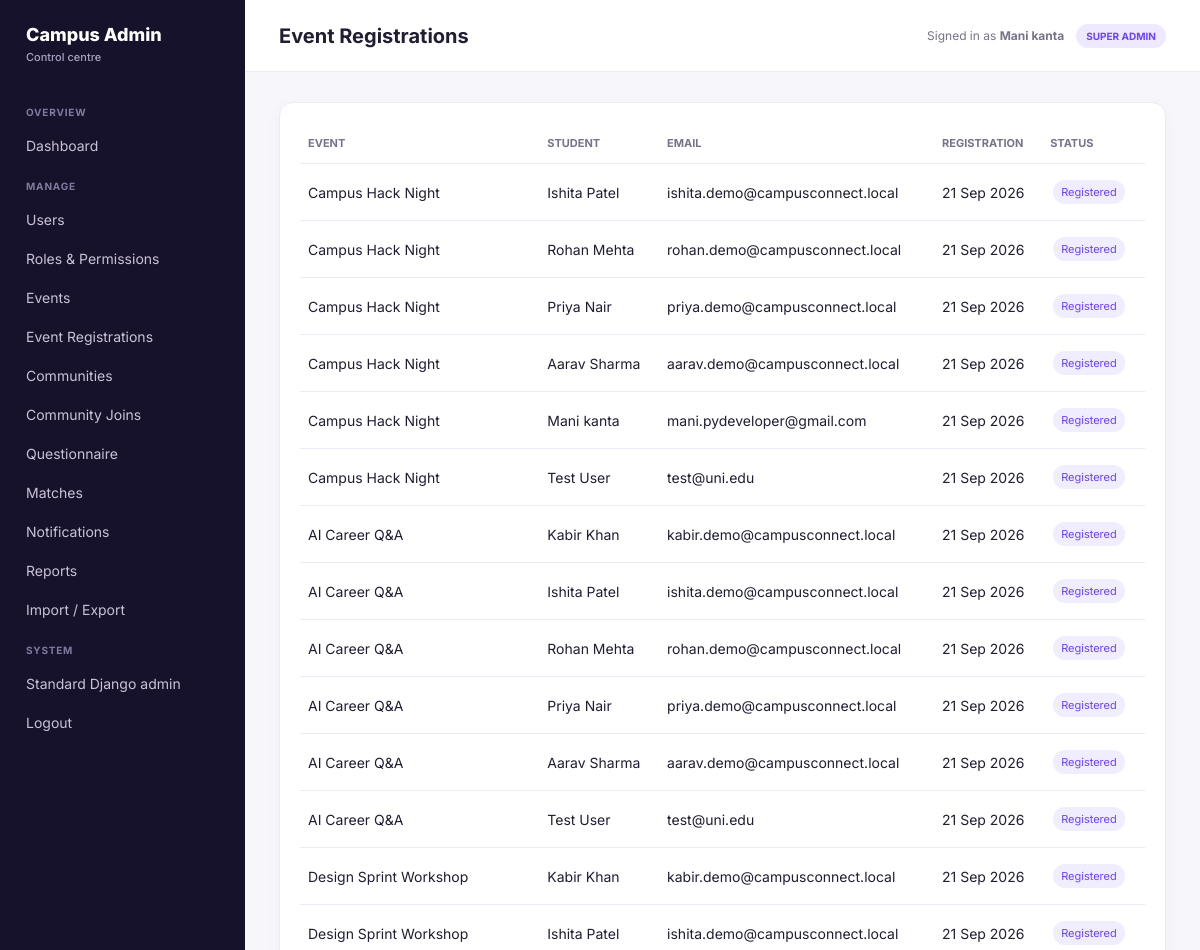
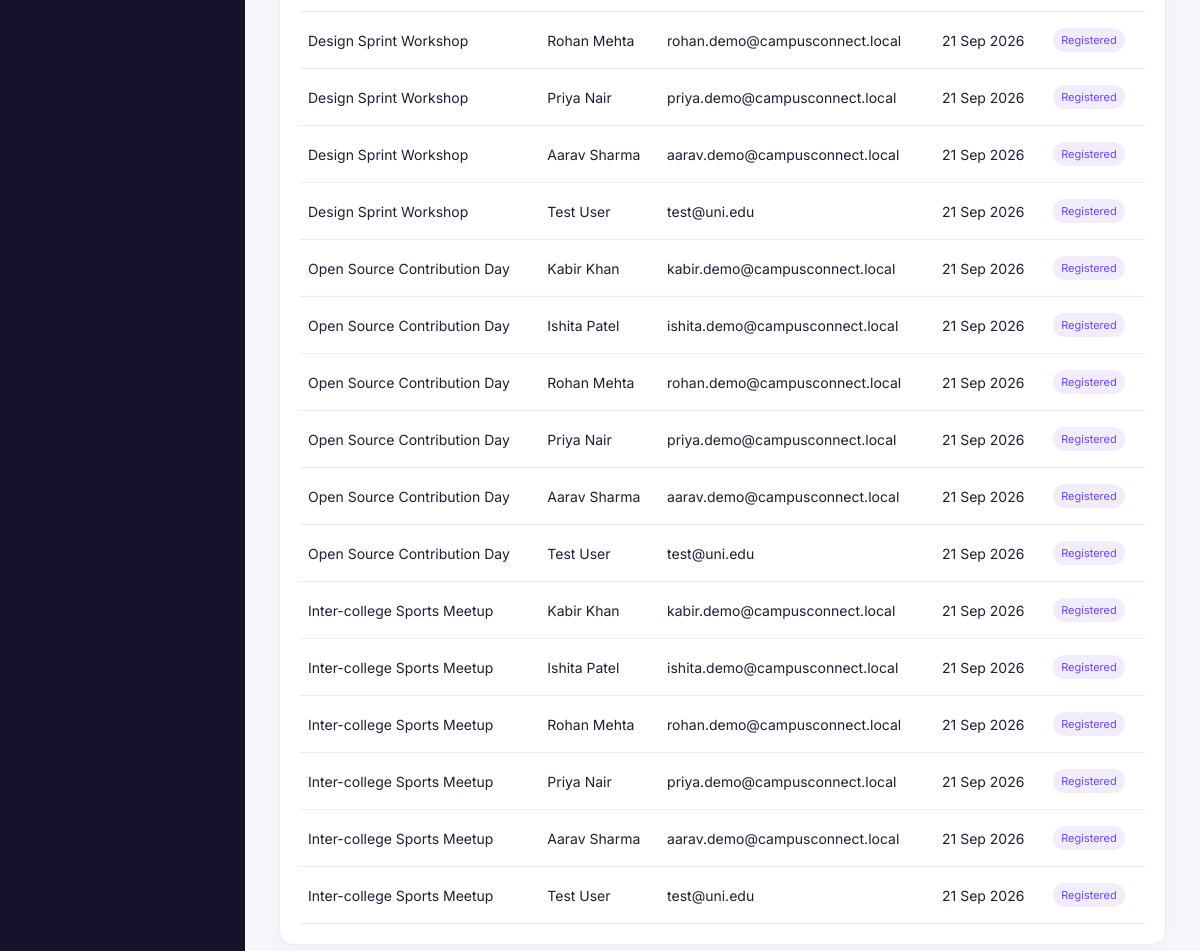
/admin-dashboard/event-registrations/ (signed in), run on the app's committed database (2 pictures, top to bottom).
### accounts/models.py (models this page shows, shortened)
class User(AbstractUser):
    id = models.UUIDField(primary_key=True, default=uuid.uuid4, editable=False)
    username = None  # Not used; authentication via email
    email = models.EmailField('Email Address', unique=True)
    first_name = models.CharField('First Name', max_length=150, blank=True)
    last_name = models.CharField('Last Name', max_length=150, blank=True)
    is_verified = models.BooleanField('Verified', default=False)
    created_at = models.DateTimeField(auto_now_add=True)
    updated_at = models.DateTimeField(auto_now=True)
    USERNAME_FIELD = 'email'
    REQUIRED_FIELDS = ['first_name', 'last_name']
    objects = UserManager()
    class Meta:
        db_table = 'accounts_user'
        ordering = ['-created_at']

### events/models.py (models this page shows, shortened)
class Event(models.Model):
    title = models.CharField(max_length=200)
    description = models.TextField(blank=True)
    start = models.DateTimeField()
    location = models.CharField(max_length=200, blank=True)
    color = models.CharField(max_length=7, default='#7C4DFF')
    attendees = models.ManyToManyField(
        settings.AUTH_USER_MODEL,
        blank=True,
        related_name='events',
    )
    created_at = models.DateTimeField(auto_now_add=True)
    class Meta:
        ordering = ('start',)

### admin_dashboard/views.py (the view)
# urls.py: path('event-registrations/', views.event_registrations, name='event_registrations'),
@dashboard_access
def event_registrations(request):
    registrations = [
        (event, attendee)
        for event in Event.objects.prefetch_related('attendees')
        for attendee in event.attendees.all()
    ]
    return render(request, 'admin_dashboard/event_registrations.html', _context(
        request, registrations=registrations,
    ))

### admin_dashboard/permissions.py (called while the page is built)
def dashboard_access(view):
    @wraps(view)
    def wrapped(request, *args, **kwargs):
        if not request.user.is_authenticated or not request.user.is_staff:
            raise PermissionDenied
        return view(request, *args, **kwargs)
    return wrapped

### admin_dashboard/views.py (called while the page is built)
def _role(user):
    if user.is_superuser:
        return 'SUPER ADMIN'
    return user.groups.values_list('name', flat=True).first() or ('ADMIN' if user.is_staff else 'STUDENT')

def _context(request, **extra):
    return {'admin_role': _role(request.user), **extra}

### templates/admin_dashboard/event_registrations.html
{% extends "admin_dashboard/base.html" %}{% block title %}Event registrations{% endblock %}{% block heading %}Event Registrations{% endblock %}{% block content %}<div class="panel"><div class="table-wrap"><table class="table"><tr><th>Event</th><th>Student</th><th>Email</th><th>Registration</th><th>Status</th></tr>{% for event, user in registrations %}<tr><td>{{ event.title }}</td><td>{{ user.get_full_name|default:user.email }}</td><td>{{ user.email }}</td><td>{{ event.created_at|date:"d M Y" }}</td><td><span class="role">Registered</span></td></tr>{% empty %}<tr><td colspan="5">No event registrations yet.</td></tr>{% endfor %}</table></div></div>{% endblock %}

### templates/admin_dashboard/base.html (shortened to what this page needs)
<!doctype html>
<html lang="en">
<head>
</head>
<body>
<div class="layout">
  <aside class="sidebar">
    <div class="brand">Campus Admin<small>Control centre</small></div>
    <nav class="nav">
      <div class="nav-title">Overview</div><a href="{% url 'admin_dashboard:dashboard' %}">Dashboard</a>
      <div class="nav-title">Manage</div><a href="{% url 'admin_dashboard:users' %}">Users</a><a href="{% url 'admin_dashboard:roles' %}">Roles & Permissions</a><a href="{% url 'admin_dashboard:events' %}">Events</a><a href="{% url 'admin_dashboard:event_registrations' %}">Event Registrations</a><a href="{% url 'admin_dashboard:communities' %}">Communities</a><a href="{% url 'admin_dashboard:community_joins' %}">Community Joins</a><a href="{% url 'admin_dashboard:questionnaire' %}">Questionnaire</a><a href="{% url 'admin_dashboard:matches' %}">Matches</a><a href="{% url 'admin_dashboard:notifications' %}">Notifications</a><a href="{% url 'admin_dashboard:reports' %}">Reports</a><a href="{% url 'admin_dashboard:questionnaire_import_export' %}">Import / Export</a>
      <div class="nav-title">System</div><a href="/admin/">Standard Django admin</a><form method="post" action="{% url 'logout' %}">{% csrf_token %}<button style="display:block;width:100%;text-align:left;background:none;border:0;color:#c8c3d8;padding:10px 12px;border-radius:9px;font:inherit;cursor:pointer">Logout</button></form>
    </nav>
  </aside>
  <main class="main">
    <header class="topbar"><h1>{% block heading %}Dashboard{% endblock %}</h1><div class="identity"><span>Signed in as <strong>{{ request.user.get_full_name|default:request.user.email }}</strong></span><b class="badge">{{ admin_role }}</b></div></header>
    <section class="content">
      {% block content %}{% endblock %}
    </section>
  </main>
</div>
</body>
</html>

### templates/admin_dashboard/base.html (style rules this page uses)
:root { --purple:#6d45f5;--dark:#17122b;--muted:#77738a;--line:#eceaf4;--bg:#f7f6fb }
* { box-sizing:border-box }
body { margin:0;background:var(--bg);color:#211d32;font:14px Inter,system-ui,sans-serif }
.layout { display:flex;min-height:100vh }
.sidebar { width:245px;background:var(--dark);color:#fff;padding:24px 14px;flex-shrink:0 }
.brand { font-size:18px;font-weight:800;padding:0 12px 28px }
.brand small { display:block;color:#aaa2c4;font-size:11px;font-weight:500;margin-top:5px }
.nav-title { color:#817a9e;text-transform:uppercase;font-size:10px;font-weight:700;padding:14px 12px 7px;letter-spacing:.08em }
.nav a { display:block;color:#c8c3d8;text-decoration:none;padding:10px 12px;border-radius:9px;margin:2px 0 }
.main { flex:1;min-width:0 }
.topbar { height:72px;background:#fff;border-bottom:1px solid var(--line);display:flex;align-items:center;justify-content:space-between;padding:0 34px }
.topbar h1 { font-size:20px;margin:0 }
.identity { display:flex;align-items:center;gap:12px;color:var(--muted);font-size:12px }
.badge { background:#eee9ff;color:var(--purple);border-radius:99px;padding:6px 10px;font-weight:700;font-size:10px }
.content { padding:30px 34px;max-width:1400px }
.stat,.panel { background:#fff;border:1px solid var(--line);border-radius:14px;padding:20px;box-shadow:0 4px 18px #2c205408 }
.table-wrap { overflow:auto }
.table { width:100%;border-collapse:collapse }
.table th,.table td { text-align:left;border-bottom:1px solid var(--line);padding:13px 8px;white-space:nowrap }
.table th { font-size:11px;color:var(--muted);text-transform:uppercase }
.role { display:inline-block;margin:3px;padding:5px 8px;background:#f0edff;color:var(--purple);border-radius:99px;font-size:11px }

### data on the page
User: user.get_full_name "Mani kanta"
Event: title "Campus Hack Night", get_full_name "Ishita Patel", email "ishita.demo@campusconnect.local", created_at "21 Sep 2026", get_full_name "Rohan Mehta", email "rohan.demo@campusconnect.local", get_full_name "Priya Nair", email "priya.demo@campusconnect.local", get_full_name "Aarav Sharma", email "aarav.demo@campusconnect.local", get_full_name "Mani kanta", email "mani.pydeveloper@gmail.com", get_full_name "Test User", email "test@uni.edu"
Event: title "AI Career Q&A", get_full_name "Kabir Khan", email "kabir.demo@campusconnect.local", created_at "21 Sep 2026", get_full_name "Ishita Patel", email "ishita.demo@campusconnect.local", get_full_name "Rohan Mehta", email "rohan.demo@campusconnect.local", get_full_name "Priya Nair", email "priya.demo@campusconnect.local", get_full_name "Aarav Sharma", email "aarav.demo@campusconnect.local", get_full_name "Test User", email "test@uni.edu"
Event: title "Design Sprint Workshop", get_full_name "Kabir Khan", email "kabir.demo@campusconnect.local", created_at "21 Sep 2026", get_full_name "Ishita Patel", email "ishita.demo@campusconnect.local", get_full_name "Rohan Mehta", email "rohan.demo@campusconnect.local", get_full_name "Priya Nair", email "priya.demo@campusconnect.local", get_full_name "Aarav Sharma", email "aarav.demo@campusconnect.local", get_full_name "Test User", email "test@uni.edu"
Event: title "Open Source Contribution Day", get_full_name "Kabir Khan", email "kabir.demo@campusconnect.local", created_at "21 Sep 2026", get_full_name "Ishita Patel", email "ishita.demo@campusconnect.local", get_full_name "Rohan Mehta", email "rohan.demo@campusconnect.local", get_full_name "Priya Nair", email "priya.demo@campusconnect.local", get_full_name "Aarav Sharma", email "aarav.demo@campusconnect.local", get_full_name "Test User", email "test@uni.edu"
Event: title "Inter-college Sports Meetup", get_full_name "Kabir Khan", email "kabir.demo@campusconnect.local", created_at "21 Sep 2026", get_full_name "Ishita Patel", email "ishita.demo@campusconnect.local", get_full_name "Rohan Mehta", email "rohan.demo@campusconnect.local", get_full_name "Priya Nair", email "priya.demo@campusconnect.local", get_full_name "Aarav Sharma", email "aarav.demo@campusconnect.local", get_full_name "Test User", email "test@uni.edu"

### other printed values
{{ admin_role }} "SUPER ADMIN"
